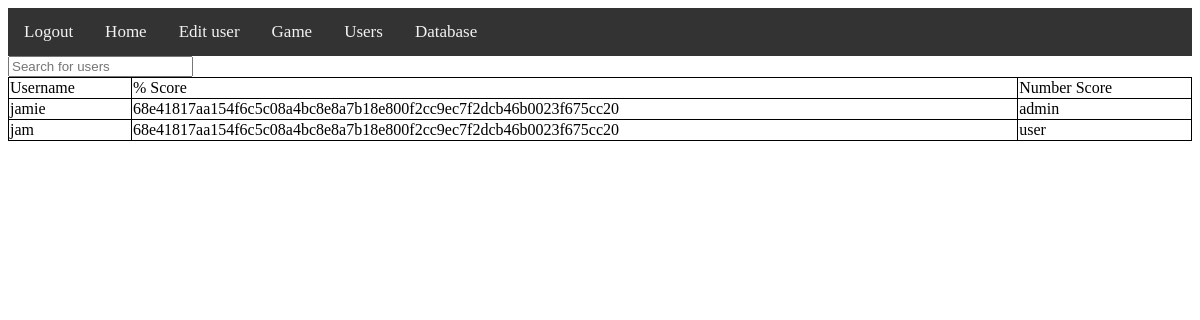
The app's page /database/list/, older data.
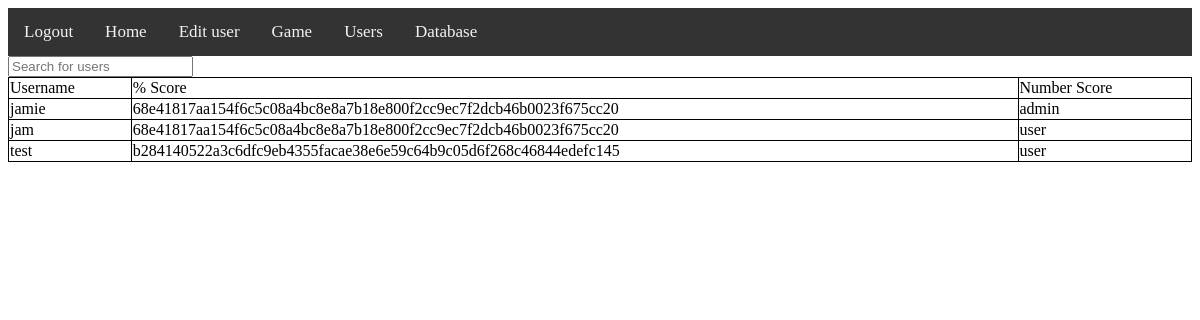
The same page, newer data.
### tables this page shows
CREATE TABLE users (username characters(100),password characters(100),role characters(100));

### database/database.py (the view)
@database_bp.route("/list/")
def database_list():
    return render_template("/list.html",users=users_db.read(), headings=users_db.columns())

### database_mod.py (called while the page is built)
    def read(self):
        self.c.execute(f"SELECT * FROM {self.table}")
        self.conn.commit()
        self.lines = self.c.fetchall()
        return self.lines

    def columns(self):
        self.c.execute(f"PRAGMA table_info({self.table})")
        self.conn.commit()
        self.columns_values = []
        for x in self.c.fetchall():
            self.columns_values.append(x[1])
        return self.columns_values

### database/templates/list.html (shortened to what this page needs)
{% extends "base.html" %}
{% block content %}
<input type="text" onkeyup="table_search()" id="search_box" placeholder="Search for users">
<table id="sort_table_id">
<tr>
    <td onclick="sort_alph(0)">Username</td>
    <td onclick="sort_alph(1)">% Score</td>
    <td onclick="sort_alph(2)">Number Score</td>
</tr>
{% for user in users %}
    <tr>
    {% for item in user %}
        <td>{{item}}</td>
    {% endfor %}
    </tr>
{% endfor %}
</table>
{% endblock %}

### database/templates/base.html (shortened to what this page needs)
<!doctype html>
<html>
<head>
<link rel="stylesheet" href="{{ url_for('static',filename='styles/base.css') }}">
</head>
<body>
    <div class="topnav">
        <a href="/logout">Logout</a>
        <a href="/">Home</a>
        <a href="/user/">Edit user</a>
        <a href="/game/">Game</a>
        <a href="/users/">Users</a>
        <a href="/database/">Database</a>
    </div>
    {% block content %}{% endblock %}
</body>
</html>

### static/styles/base.css (style rules this page uses)
.topnav { background-color: #333; overflow: hidden; }
.topnav { overflow: hidden; background-color: #333; }
.topnav a { float: left; color: #f2f2f2; text-align: center; padding: 14px 16px; text-decoration: none; font-size: 17px; }
table, td, th { border: 1px solid black; }
table { width: 100%; border-collapse: collapse; }

Row changes from the older to the newer data that the page shows:
added users: username "test", password "b284140522a3c6dfc9eb4355facae38e6e59c64b9c05d6f268c46844edefc145", role "user"
